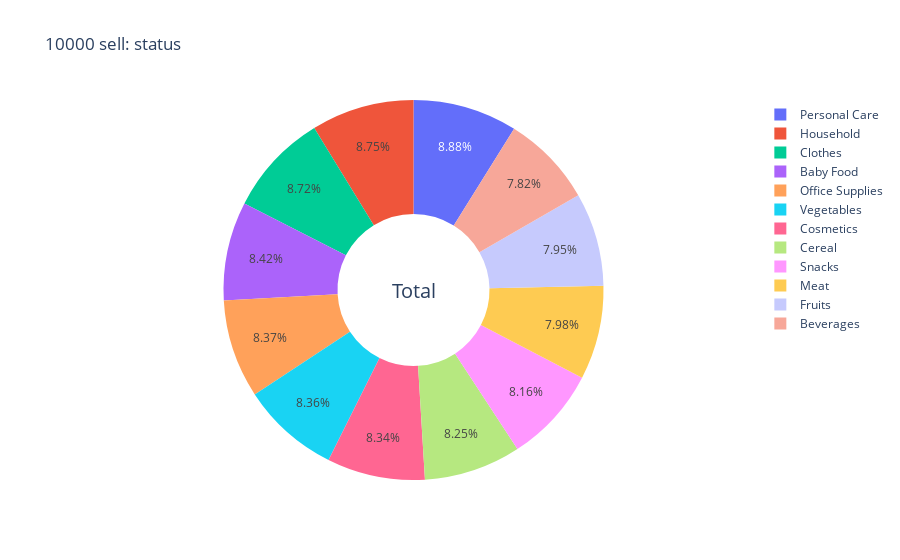

Write notebook code for a chart like this one.
### Code cell
import chart_studio.plotly as py
from plotly.offline import init_notebook_mode, plot, iplot
import plotly.graph_objs as go 
init_notebook_mode(connected=True)
val=cot.Item_Type
fig={ 'data':[{'values':cot.iloc[:, 1], 'labels':val, 'name':'Item_Type','hoverinfo':'label+percent+name'
            , 'hole':.4, 'type':'pie'}],
     'layout':{
         'title':"10000 sell: status", 'annotations':[{'font':{'size': 20}, 'showarrow':False,'text':'Total',
                                'x': .5,'y': .5}]
     }
}
iplot(fig)

### Figure 1 — Plotly figure (JSON) as saved in the notebook; plotly's stock layout.template omitted (floating-point values rounded to 4 significant figures)
{"data": [{"hole": 0.4, "hoverinfo": "label+percent+name", "labels": ["Personal Care", "Household", "Clothes", "Baby Food", "Office Supplies", "Vegetables", "Cosmetics", "Cereal", "Snacks", "Meat", "Fruits", "Beverages"], "name": "Item_Type", "type": "pie", "values": [888, 875, 872, 842, 837, 836, 834, 825, 816, 798, 795, 782]}], "layout": {"annotations": [{"font": {"size": 20}, "showarrow": false, "text": "Total", "x": 0.5, "y": 0.5}], "title": {"text": "10000 sell: status"}}}
